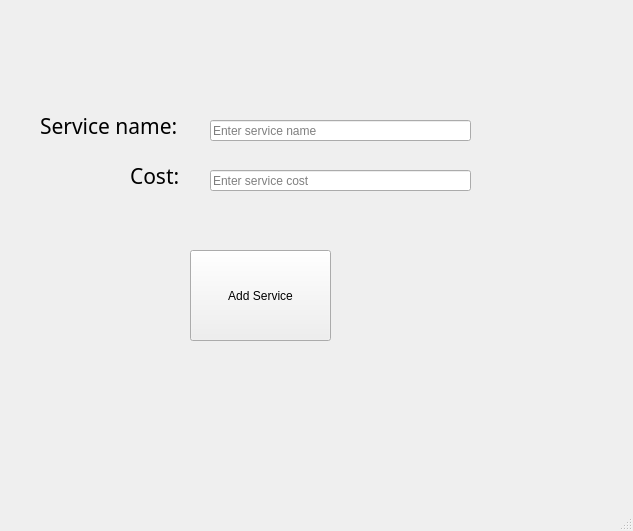
<?xml version="1.0" encoding="UTF-8"?>
<ui version="4.0">
 <class>MainWindow</class>
 <widget class="QMainWindow" name="MainWindow">
  <property name="geometry">
   <rect>
    <x>0</x>
    <y>0</y>
    <width>633</width>
    <height>531</height>
   </rect>
  </property>
  <property name="windowTitle">
   <string>New Service</string>
  </property>
  <property name="windowIcon">
   <iconset resource="Iconresfinal.qrc">
    <normaloff>:/iconres/icons/newservice.png</normaloff>:/iconres/icons/newservice.png</iconset>
  </property>
  <widget class="QWidget" name="centralwidget">
   <widget class="QPushButton" name="addnewser_bt">
    <property name="geometry">
     <rect>
      <x>190</x>
      <y>250</y>
      <width>141</width>
      <height>91</height>
     </rect>
    </property>
    <property name="text">
     <string>Add Service</string>
    </property>
   </widget>
   <widget class="QLineEdit" name="newsername">
    <property name="geometry">
     <rect>
      <x>210</x>
      <y>120</y>
      <width>261</width>
      <height>21</height>
     </rect>
    </property>
    <property name="text">
     <string/>
    </property>
    <property name="placeholderText">
     <string>Enter service name</string>
    </property>
    <property name="clearButtonEnabled">
     <bool>false</bool>
    </property>
   </widget>
   <widget class="QLabel" name="label">
    <property name="geometry">
     <rect>
      <x>40</x>
      <y>110</y>
      <width>151</width>
      <height>31</height>
     </rect>
    </property>
    <property name="font">
     <font>
      <family>Montserrat</family>
      <pointsize>16</pointsize>
      <weight>50</weight>
      <italic>false</italic>
      <bold>false</bold>
     </font>
    </property>
    <property name="text">
     <string>Service name:</string>
    </property>
   </widget>
   <widget class="QLineEdit" name="newsercost">
    <property name="geometry">
     <rect>
      <x>210</x>
      <y>170</y>
      <width>261</width>
      <height>21</height>
     </rect>
    </property>
    <property name="text">
     <string/>
    </property>
    <property name="placeholderText">
     <string>Enter service cost</string>
    </property>
    <property name="clearButtonEnabled">
     <bool>false</bool>
    </property>
   </widget>
   <widget class="QLabel" name="label_2">
    <property name="geometry">
     <rect>
      <x>130</x>
      <y>160</y>
      <width>51</width>
      <height>31</height>
     </rect>
    </property>
    <property name="font">
     <font>
      <family>Montserrat</family>
      <pointsize>16</pointsize>
      <weight>50</weight>
      <italic>false</italic>
      <bold>false</bold>
     </font>
    </property>
    <property name="text">
     <string>Cost:</string>
    </property>
   </widget>
  </widget>
  <widget class="QMenuBar" name="menubar">
   <property name="geometry">
    <rect>
     <x>0</x>
     <y>0</y>
     <width>633</width>
     <height>21</height>
    </rect>
   </property>
  </widget>
  <widget class="QStatusBar" name="statusbar"/>
 </widget>
 <resources>
  <include location="Iconresfinal.qrc"/>
 </resources>
 <connections/>
</ui>
